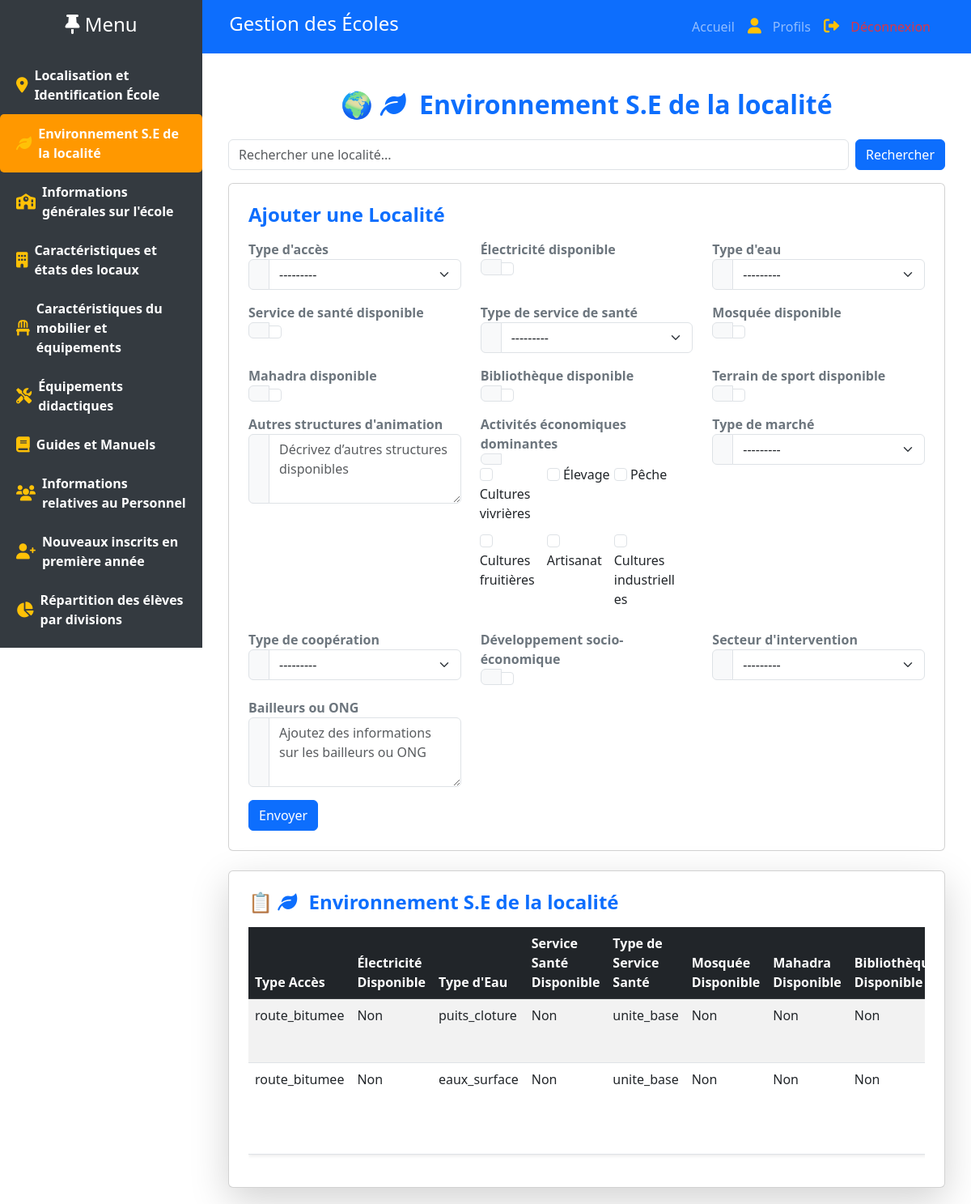
Page /localites/ on the committed database.
### app/models.py (models this page shows, shortened)
class LocaliteRurale(models.Model):
    type_acces = models.CharField(max_length=100, choices=[
        ('route_goudronnee', 'Route goudronnée'),
        ('route_bitumee', 'Route bitumée'),
        ('accessible_tous_vehicules', 'Piste accessible à tous véhicules'),
        ('vehicule_tout_terrain', 'Piste accessible véhicule tout terrain'),
        ('uniquement_pied', 'Accessible uniquement à pied'),
        ('autre', 'Autre accès (à préciser)')
    ])
    electricite_disponible = models.BooleanField()
    type_eau = models.CharField(max_length=100, choices=[
        ('robinets', 'Robinets'),
        ('puits_cloture', 'Puits clôturés ou avec margelle'),
        ('puits_non_cloture', 'Puits non clôturés sans margelle'),
        ('citerne', 'Citerne'),
        ('eaux_surface', 'Fleuve, mare, marigot'),
        ('forage', 'Forage')
    ])
    service_sante_disponible = models.BooleanField()
    type_service_sante = models.CharField(max_length=100, choices=[
        ('poste', 'Poste de santé'),
        ('unite_base', 'Unité de santé de base'),
        ('autres', 'Autres services de santé')
    ], null=True, blank=True)
    mosquee_disponible = models.BooleanField()
    mahadra_disponible = models.BooleanField()
    bibliotheque_disponible = models.BooleanField()
    terrain_sport_disponible = models.BooleanField()
    autres_structures_animation = models.TextField(null=True, blank=True)
    activites_dominantes = models.ManyToManyField(
        'Activite',  # Modèle pour stocker les activités
        related_name="localites",
        help_text="Sélectionnez jusqu'à trois activités économiques dominantes."
    )
    type_marche = models.CharField(max_length=100, choices=[
        ('permanent', 'Permanent'),
        ('hebdomadaire', 'Hebdomadaire'),
        ('absent', 'Pas de marché')
    ])
    type_de_coperation = models.CharField(max_length=100, choices=[
        ('agricole', 'Agricole'),
        ('pastoral', 'Pastoral'),
        ('artisanal', 'Artisanal'),
        ('autre', 'Autres')
    ])
    developpe_socio_économique = models.BooleanField()
    secteur_intervention = models.CharField(max_length=100, choices=[
        ('agricole', 'Agricole'),
        ('pastoral', 'Pastoral'),
        ('hydraulique', 'Hydraulique'),
        ('sante', 'Santé'),
        ('educatif', 'Éducatif'),
        ('artisanal', 'Artisanal'),
    ], null=True, blank=True)
    bailleurs_ong = models.TextField(null=True, blank=True)

### app/views.py (the view)
# urls.py: path('localites/', gestion_localites, name='gestion_localites'),
def gestion_localites(request, pk=None):
    localite = get_object_or_404(LocaliteRurale, pk=pk) if pk else None
    query = request.GET.get('q', '')
    if query:
        localites = LocaliteRurale.objects.filter(type_acces__icontains=query)
    else:
        localites = LocaliteRurale.objects.all()
    if request.method == "POST":
        form = LocaliteRuraleForm(request.POST, instance=localite)
        if form.is_valid():
            form.save()
            messages.success(request, "Localité enregistrée avec succès !")
            return redirect('gestion_localites')
    else:
        form = LocaliteRuraleForm(instance=localite)
    return render(request, 'app/localites.html', {
        'form': form,
        'localites': localites,
        'localite': localite,
        'query': query
    })

### app/models.py (called while the page is built)
    def __str__(self):
        return self.get_nom_display()

### app/templates/app/localites.html (shortened to what this page needs)
{% extends 'base.html' %}
{% block content %}
<div class="container mt-4">
    <h2 class="text-center text-primary fw-bold mb-4">🌍 <i class="fas fa-leaf me-2"></i> Environnement S.E de la localité</h2>
    <form method="GET" class="mb-3 d-flex">
        <input type="text" name="q" class="form-control me-2" placeholder="Rechercher une localité..." value="{{ query }}">
        <button type="submit" class="btn btn-primary">Rechercher</button>
    </form>
    <div class="card p-4 mb-4">
        <h4 class="fw-bold text-primary mb-3">
            {% if localite %} Modifier la Localité {% else %} Ajouter une Localité {% endif %}
        </h4>
        <form method="post">
            <div class="row">
                {% for field in form %}
                    <div class="col-md-4 col-sm-6 mb-3">
                        <label class="fw-bold text-secondary">{{ field.label }}</label>
                        <div class="input-group">
                            <span class="input-group-text bg-light text-muted"></span>
                            {% if field.name == 'activites_dominantes' %}
                                <div class="checkbox-group">
                                    {% for checkbox in field %}
                                        <div class="checkbox-item">
                                            {{ checkbox.tag }} {{ checkbox.choice_label }}
                                        </div>
                                    {% endfor %}
                                </div>
                            {% else %}
                                {{ field }}
                            {% endif %}
                        </div>
                    </div>
                {% endfor %}
            </div>
            <button type="submit" class="btn btn-primary">Envoyer</button>
        </form>
    </div>
    <div class="card p-4 shadow-lg">
        <h4 class="text-primary fw-bold mb-3">📋 <i class="fas fa-leaf me-2"></i> Environnement S.E de la localité</h4>
        <div class="table-responsive">
            <table class="table table-striped table-hover shadow-sm">
            <thead class="table-dark text-white">
                <tr>
                    <th>Type Accès</th>
                    <th>Électricité Disponible</th>
                    <th>Type d'Eau</th>
                    <th>Service Santé Disponible</th>
                    <th>Type de Service Santé</th>
                    <th>Mosquée Disponible</th>
                    <th>Mahadra Disponible</th>
                    <th>Bibliothèque Disponible</th>
                </tr>
            </thead>
            <tbody>
                {% for item in localites %}
                <tr>
                    <td>{{ item.type_acces }}</td>
                    <td>{{ item.electricite_disponible|yesno:"Oui,Non" }}</td>
                    <td>{{ item.type_eau }}</td>
                    <td>{{ item.service_sante_disponible|yesno:"Oui,Non" }}</td>
                    <td>{{ item.type_service_sante }}</td>
                    <td>{{ item.mosquee_disponible|yesno:"Oui,Non" }}</td>
                    <td>{{ item.mahadra_disponible|yesno:"Oui,Non" }}</td>
                    <td>{{ item.bibliotheque_disponible|yesno:"Oui,Non" }}</td>
                </tr>
                {% empty %}
                <tr>
                    <td colspan="5" class="text-center">Aucune localité trouvée.</td>
                </tr>
                {% endfor %}
            </tbody>
        </table>
    </div>
</div>
{% endblock %}

### static/images/css/style.css (style rules this page uses)
body { font-family: 'Poppins', sans-serif; background-color: #f8f9fa; }
.container { margin-left: 320px; }

### app/templates/app/localites.html (style rules this page uses)
.checkbox-group { display: flex; flex-wrap: wrap; }
.checkbox-item { width: 30%; margin-right: 1.5%; margin-bottom: 10px; }
.checkbox-item:nth-child(3n) { margin-right: 0; }

### rows in the picture
LocaliteRurale: type_acces "route_bitumee", electricite_disponible "Non", type_eau "puits_cloture", service_sante_disponible "Non", type_service_sante "unite_base", mosquee_disponible "Non", mahadra_disponible "Non", bibliotheque_disponible "Non"
LocaliteRurale: type_acces "route_bitumee", electricite_disponible "Non", type_eau "eaux_surface", service_sante_disponible "Non", type_service_sante "unite_base", mosquee_disponible "Non", mahadra_disponible "Non", bibliotheque_disponible "Non"

### other values in the picture
{{ field.label }} "Type d'accès" "Électricité disponible" "Type d'eau" "Service de santé disponible" "Type de service de santé" "Mosquée disponible" "Mahadra disponible" "Bibliothèque disponible" "Terrain de sport disponible" "Autres structures d'animation" "Activités économiques dominantes" "Type de marché" "Type de coopération" "Développement socio-économique" "Secteur d'intervention" "Bailleurs ou ONG"
{{ checkbox.choice_label }} "Cultures vivrières" "Élevage" "Pêche" "Cultures fruitières" "Artisanat" "Cultures industrielles"
